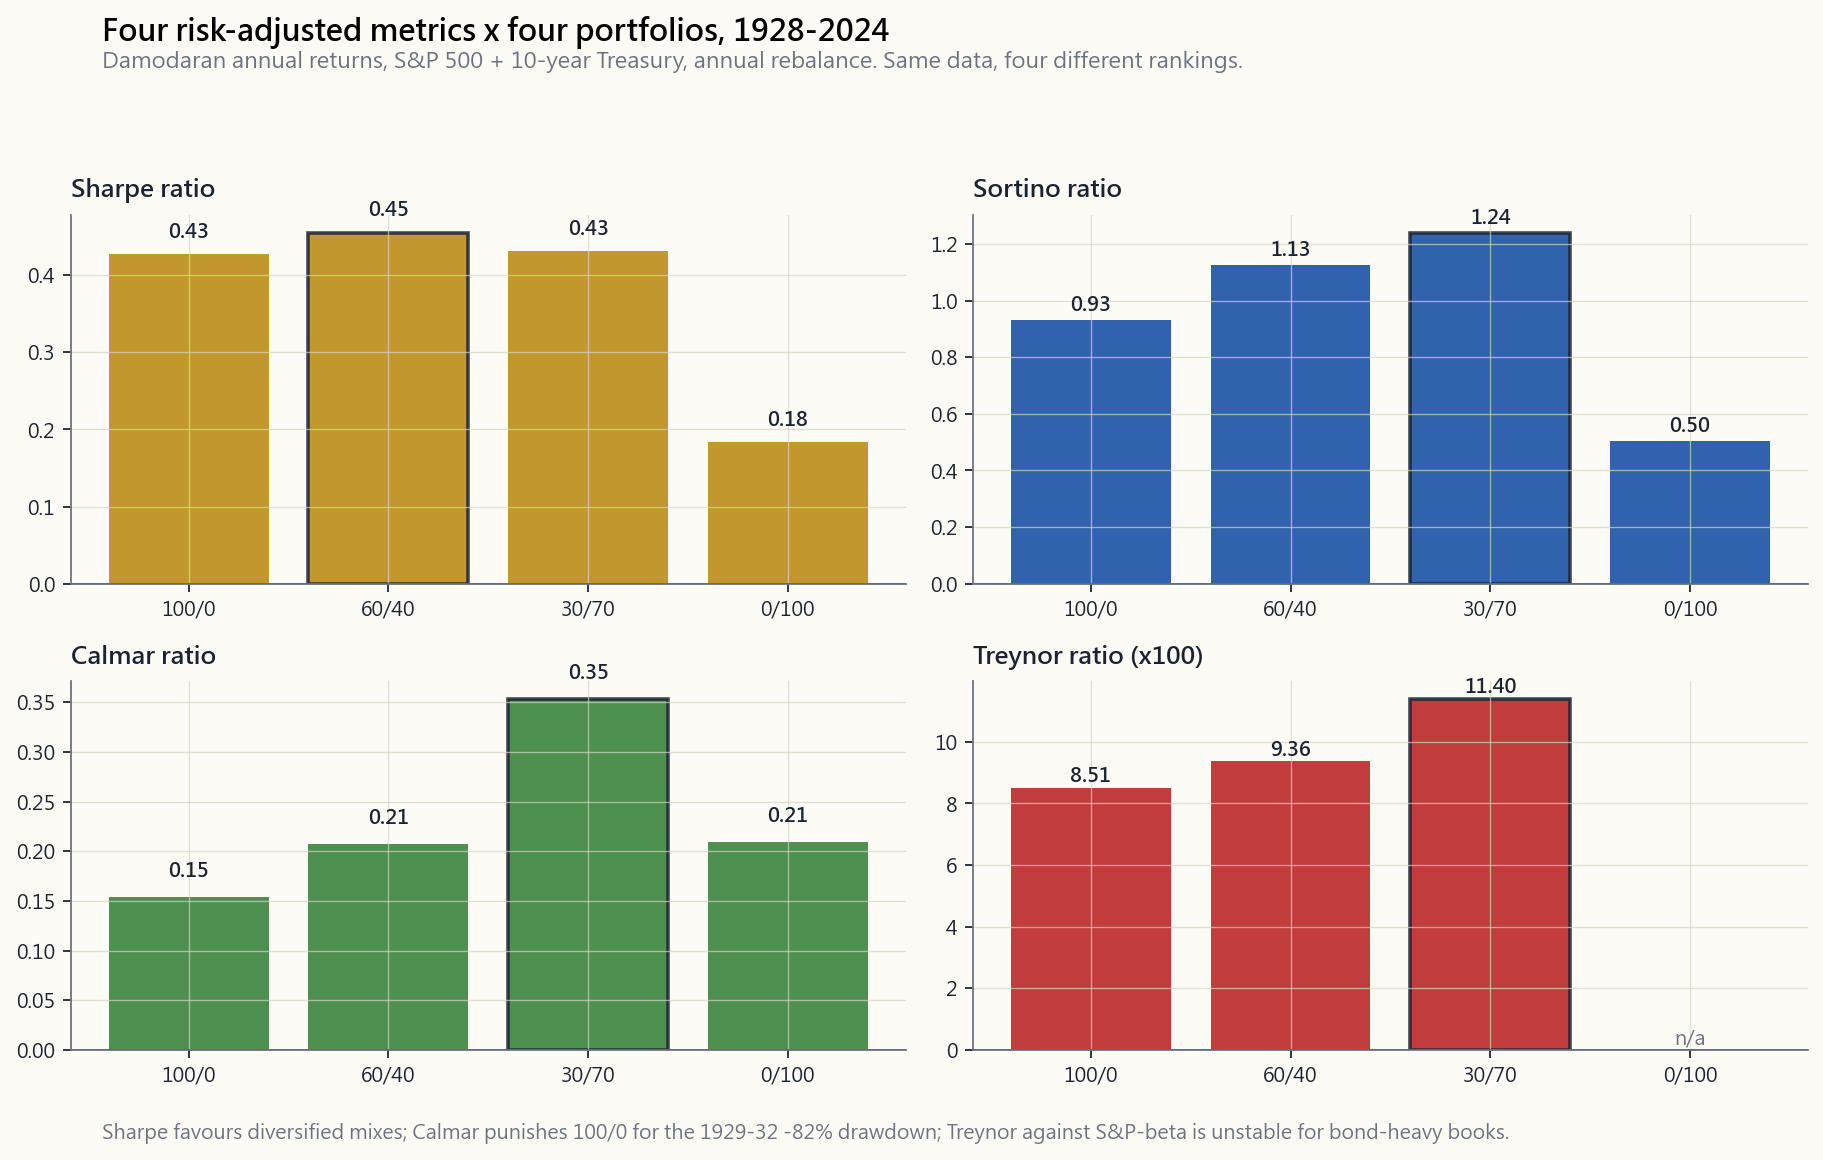

Write the Python code that produced this figure.
"""Week 17, §2.7 — Four metrics x four portfolios bar grid.

For each of {100/0, 60/40, 30/70, 0/100} stock-bond portfolios on
the Damodaran 1928-2024 annual dataset, compute Sharpe, Sortino,
Calmar, and Treynor. Render as a 2x2 bar grid so the rank-order
flips are visible at a glance.

Run:
    uv run python course/image/week17_metric_comparison.py
"""

from __future__ import annotations

import sys
from pathlib import Path

import matplotlib.pyplot as plt
import numpy as np
import pandas as pd

sys.path.insert(0, str(Path(__file__).resolve().parents[2]))

from scripts.chart_helpers import (  # noqa: E402
    PALETTE_LIGHT,
    render_for_all_locales,
    style_axes,
)
from scripts.market_data import damodaran_annual_returns  # noqa: E402

OUT_DIR = Path(__file__).parent
BASE = "week17_metric_comparison"

LANG_STRINGS = {
    "en": {
        "title":    "Four risk-adjusted metrics x four portfolios, 1928-2024",
        "subtitle": "Damodaran annual returns, S&P 500 + 10-year Treasury, annual rebalance. Same data, four different rankings.",
        "sharpe":   "Sharpe ratio",
        "sortino":  "Sortino ratio",
        "calmar":   "Calmar ratio",
        "treynor":  "Treynor ratio (x100)",
        "ports":    ["100/0", "60/40", "30/70", "0/100"],
        "footer":   "Sharpe favours diversified mixes; Calmar punishes 100/0 for the 1929-32 -82% drawdown; Treynor against S&P-beta is unstable for bond-heavy books.",
    },
    "hk": {
        "title":    "四個風險調整後指標 x 四個組合,1928-2024",
        "subtitle": "Damodaran 年度回報,標普 500 + 十年國債,每年再平衡。同一份數據,四種不同排序。",
        "sharpe":   "夏普比率",
        "sortino":  "索提諾比率",
        "calmar":   "卡馬爾比率",
        "treynor":  "崔諾比率 (x100)",
        "ports":    ["100/0", "60/40", "30/70", "0/100"],
        "footer":   "夏普偏好分散組合;卡馬爾因 1929-32 的 -82% 回撚重罰 100/0;對標普 beta 的崔諾比率,在偏債組合上不穩定。",
    },
    "tw": {
        "title":    "四個風險調整後指標 x 四個組合,1928-2024",
        "subtitle": "Damodaran 年度報酬,標普 500 + 十年公債,每年再平衡。同一份資料,四種不同排序。",
        "sharpe":   "夏普比率",
        "sortino":  "索提諾比率",
        "calmar":   "卡馬爾比率",
        "treynor":  "崔諾比率 (x100)",
        "ports":    ["100/0", "60/40", "30/70", "0/100"],
        "footer":   "夏普偏好分散組合;卡馬爾因 1929-32 的 -82% 回檔重罰 100/0;對標普 beta 的崔諾比率,在偏債組合上不穩定。",
    },
    "cn": {
        "title":    "四个风险调整后指标 x 四个组合,1928-2024",
        "subtitle": "Damodaran 年度回报,标普 500 + 十年国债,每年再平衡。同一份数据,四种不同排序。",
        "sharpe":   "夏普比率",
        "sortino":  "索提诺比率",
        "calmar":   "卡马尔比率",
        "treynor":  "特雷诺比率 (x100)",
        "ports":    ["100/0", "60/40", "30/70", "0/100"],
        "footer":   "夏普偏爱分散组合;卡马尔因 1929-32 的 -82% 回撚重罚 100/0;对标普 beta 的特雷诺,在偏债组合上不稳定。",
    },
}


def _portfolio_metrics(w_stock: float):
    df = damodaran_annual_returns()
    sp = df["SP500"].values
    bd = df["TBond10Y"].values
    rf = df["TBill3M"].values
    r = w_stock * sp + (1 - w_stock) * bd
    excess = r - rf

    # Annual Sharpe
    sharpe = excess.mean() / excess.std(ddof=1) if excess.std(ddof=1) > 0 else np.nan

    # Sortino (downside only, target = 0)
    downside = np.where(r < 0, r, 0.0)
    dd_std = np.sqrt((downside ** 2).sum() / len(downside))
    sortino = excess.mean() / dd_std if dd_std > 0 else np.nan

    # Calmar = annualised geometric return / |max drawdown|
    cum = np.cumprod(1 + r)
    geo = cum[-1] ** (1 / len(r)) - 1
    peak = np.maximum.accumulate(cum)
    dd = cum / peak - 1
    mdd = dd.min()
    calmar = geo / abs(mdd) if mdd < 0 else np.nan

    # Treynor: regress portfolio excess on S&P excess, slope = beta
    sp_excess = sp - rf
    cov = np.cov(excess, sp_excess, ddof=1)
    beta = cov[0, 1] / cov[1, 1] if cov[1, 1] > 0 else np.nan
    treynor = excess.mean() / beta if beta and abs(beta) > 0.05 else np.nan

    return sharpe, sortino, calmar, treynor


def build_fig(s):
    weights = [1.0, 0.6, 0.3, 0.0]
    rows = [_portfolio_metrics(w) for w in weights]
    sharpe_vals = [r[0] for r in rows]
    sortino_vals = [r[1] for r in rows]
    calmar_vals = [r[2] for r in rows]
    treynor_vals = [r[3] * 100 if r[3] is not None and not np.isnan(r[3]) else np.nan for r in rows]

    p = PALETTE_LIGHT
    fig, axes = plt.subplots(2, 2, figsize=(11.5, 7.2))
    fig.patch.set_facecolor(p["bg"])

    panels = [
        (axes[0, 0], sharpe_vals,  s["sharpe"],  p["accent"]),
        (axes[0, 1], sortino_vals, s["sortino"], p["blue"]),
        (axes[1, 0], calmar_vals,  s["calmar"],  p["green"]),
        (axes[1, 1], treynor_vals, s["treynor"], p["red"]),
    ]
    x = np.arange(len(weights))
    for ax, vals, name, col in panels:
        style_axes(ax, p)
        clean = [0 if (v is None or (isinstance(v, float) and np.isnan(v))) else v for v in vals]
        bars = ax.bar(x, clean, color=col, alpha=0.85, edgecolor=col, linewidth=0)
        # Highlight max
        finite_clean = [v for v in clean if isinstance(v, (int, float)) and not np.isnan(v)]
        if finite_clean:
            best_v = max(finite_clean)
            for bar, v in zip(bars, clean):
                if v == best_v:
                    bar.set_edgecolor(p["fg"])
                    bar.set_linewidth(1.6)
        for xi, v_orig in zip(x, vals):
            if v_orig is None or (isinstance(v_orig, float) and np.isnan(v_orig)):
                ax.text(xi, 0.02, "n/a", ha="center", va="bottom",
                        fontsize=9, color=p["muted"])
            else:
                ax.text(xi, v_orig + (0.015 if v_orig >= 0 else -0.04),
                        f"{v_orig:.2f}", ha="center",
                        va="bottom" if v_orig >= 0 else "top",
                        fontsize=9, color=p["fg"], fontweight="bold")
        ax.set_xticks(x)
        ax.set_xticklabels(s["ports"], fontsize=9)
        ax.set_title(name, fontsize=11, fontweight="bold", loc="left", pad=8, color=p["fg"])
        ax.axhline(0, color=p["fg"], linewidth=0.7)

    fig.suptitle(s["title"], fontsize=13.5, fontweight="bold", y=0.99, x=0.06, ha="left")
    fig.text(0.06, 0.945, s["subtitle"], fontsize=10, color=p["muted"])
    fig.text(0.06, 0.015, s["footer"], fontsize=9, color=p["muted"])
    fig.tight_layout(rect=[0, 0.04, 1, 0.92])
    return fig


if __name__ == "__main__":
    paths = render_for_all_locales(BASE, OUT_DIR, build_fig, LANG_STRINGS)
    for pth in paths:
        print(f"wrote {pth}")
